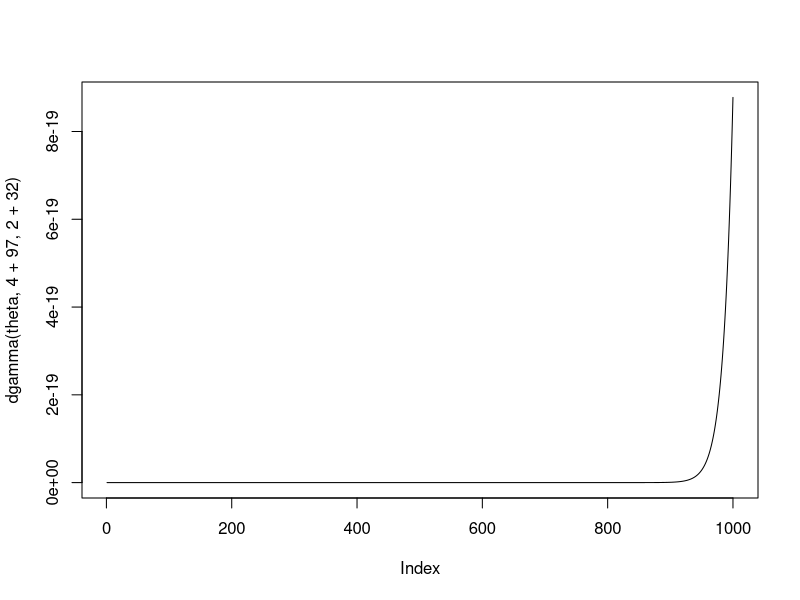

This chart was generated by the following R code:
## ---- chunk 1
theta <- seq(0, 1, length = 1000)

plot(dgamma(theta, 4+97, 2+32), type="l")
## ---- chunk 2
pi_theta = function(theta){
  if (theta > 0) dgamma(theta, 4, 2) * dpois(97, 32 * theta) else 0
}
## ---- chunk 3
pi_theta(2.6) / pi_theta(2.5)
## ---- chunk 4
pi_theta(2.4) / pi_theta(2.5)
## ---- chunk 5
pi_theta(2.0) / pi_theta(2.5)
